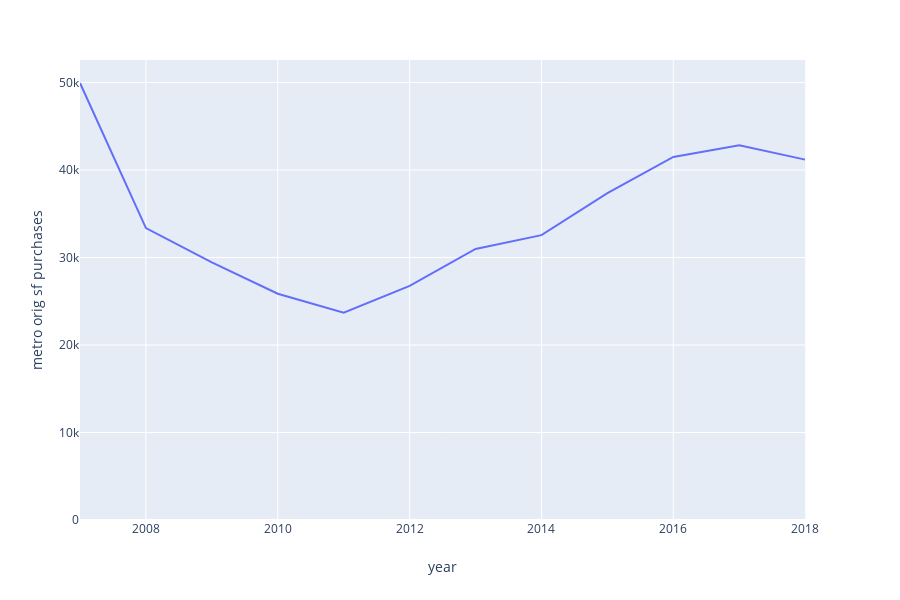

This figure's notebook cell:
### Code cell
metro_sf_purchases_df.columns = ['year', 'metro orig sf purchases']
fig_metro_orig_sf_p = px.line(metro_sf_purchases_df, x='year', y='metro orig sf purchases')
fig_metro_orig_sf_p.update_yaxes(rangemode="tozero")

### Figure 1 — Plotly figure (JSON) as saved in the notebook; plotly's stock layout.template omitted (floating-point values rounded to 4 significant figures)
{"data": [{"hoverlabel": {"namelength": 0}, "hovertemplate": "year=%{x}<br>metro orig sf purchases=%{y}", "legendgroup": "", "line": {"color": "#636efa", "dash": "solid"}, "mode": "lines", "name": "", "showlegend": false, "type": "scatter", "x": ["2007", "2008", "2009", "2010", "2011", "2012", "2013", "2014", "2015", "2016", "2017", "2018"], "xaxis": "x", "y": [49945, 33365, 29449, 25859, 23699, 26756, 30977, 32553, 37348, 41490, 42823, 41188], "yaxis": "y"}], "layout": {"height": 600, "legend": {"tracegroupgap": 0}, "margin": {"t": 60}, "xaxis": {"anchor": "y", "domain": [0, 0.98], "title": {"text": "year"}}, "yaxis": {"anchor": "x", "domain": [0, 1], "rangemode": "tozero", "title": {"text": "metro orig sf purchases"}}}}
